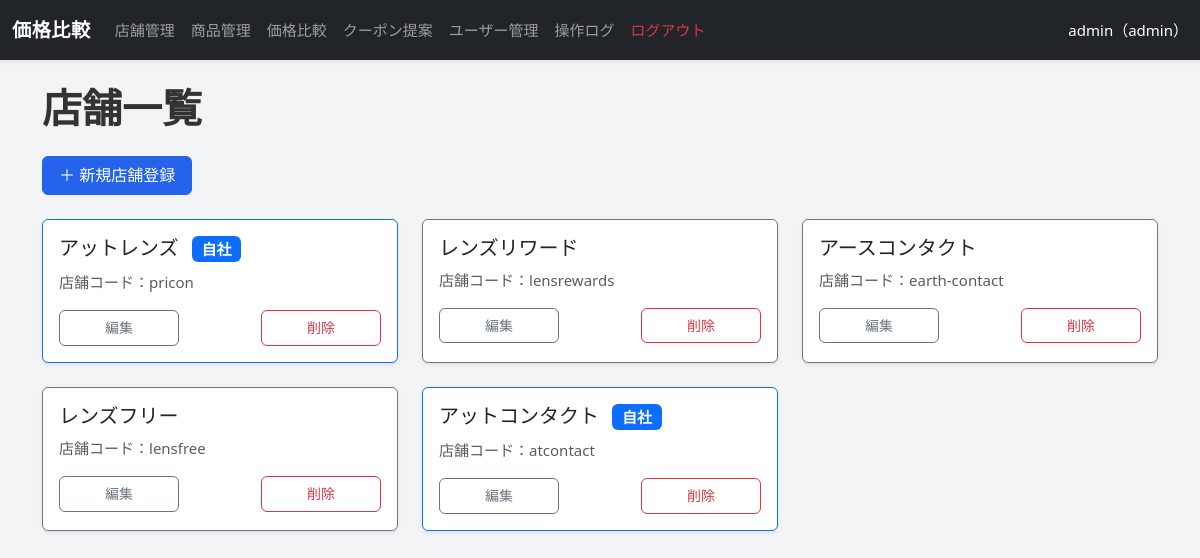
The page /shops/list.php (signed in) on the database its author committed.
### tables this page shows
CREATE TABLE `shops` (
  `id` int(11) NOT NULL,
  `shop_code` varchar(100) NOT NULL,
  `shop_name` varchar(255) DEFAULT NULL,
  `is_own_shop` tinyint(1) DEFAULT 0,
  `created_at` datetime DEFAULT current_timestamp()
);

### shops/list.php (the view, shortened to what this page needs)
<?php
require_once '../db.php';
include '../layout/header.php';
$stmt = $pdo->query("SELECT * FROM shops ORDER BY id DESC");
$shops = $stmt->fetchAll();
?>
<h1 class="mb-4">店舗一覧</h1>
<a href="add.php" class="btn btn-primary mb-4">＋ 新規店舗登録</a>
<div class="row row-cols-1 row-cols-md-2 row-cols-lg-3 g-4">
    <?php foreach ($shops as $shop): ?>
    <div class="col">
        <div class="card shadow-sm h-100 border-<?= $shop['is_own_shop'] ? 'primary' : 'secondary' ?>">
            <div class="card-body">
                <h5 class="card-title">
                    <?= htmlspecialchars($shop['shop_name'] ?: '（名称未登録）') ?>
                    <?php if ($shop['is_own_shop']): ?>
                        <span class="badge bg-primary ms-2">自社</span>
                    <?php endif; ?>
                </h5>
                <p class="card-text text-muted">
                    店舗コード：<?= htmlspecialchars($shop['shop_code']) ?>
                </p>
                <div class="d-flex justify-content-between">
                    <a href="edit.php?id=<?= $shop['id'] ?>" class="btn btn-sm btn-outline-secondary">編集</a>
                    <a href="delete.php?id=<?= $shop['id'] ?>" class="btn btn-sm btn-outline-danger" onclick="return confirm('削除しますか？')">削除</a>
                </div>
            </div>
        </div>
    </div>
    <?php endforeach; ?>
</div>
<?php include '../layout/footer.php';

### assets/style.css (style rules this page uses)
body { background-color: #f3f4f6; font-family: 'Segoe UI', Tahoma, Geneva, Verdana, sans-serif; font-size: 15px; line-height: 1.6; }
h1, h2 { font-weight: 600; color: #333; margin-bottom: 1rem; }
.btn { min-width: 120px; border-radius: 6px; padding: 0.4rem 1rem; transition: all 0.2s ease; }
.btn-primary { background-color: #2563eb; border-color: #2563eb; }

### rows shown on the page
shops: shop_name "アットレンズ", is_own_shop "自社", shop_code "pricon"
shops: shop_name "レンズリワード", shop_code "lensrewards"
shops: shop_name "アースコンタクト", shop_code "earth-contact"
shops: shop_name "レンズフリー", shop_code "lensfree"
shops: shop_name "アットコンタクト", is_own_shop "自社", shop_code "atcontact"

### other values the page prints
$_SESSION['user']['username'] "admin"
$_SESSION['user']['role'] "admin"
